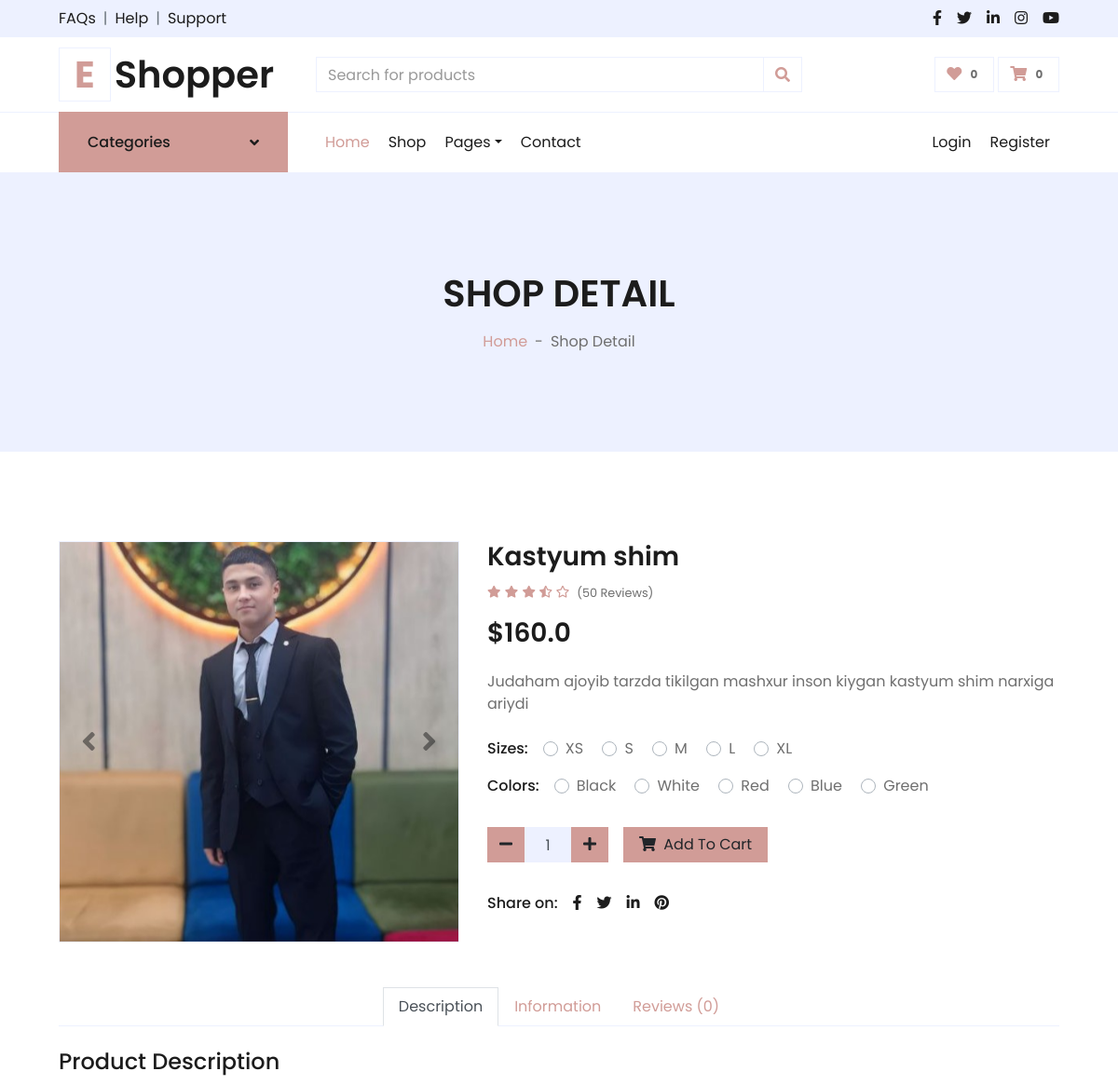
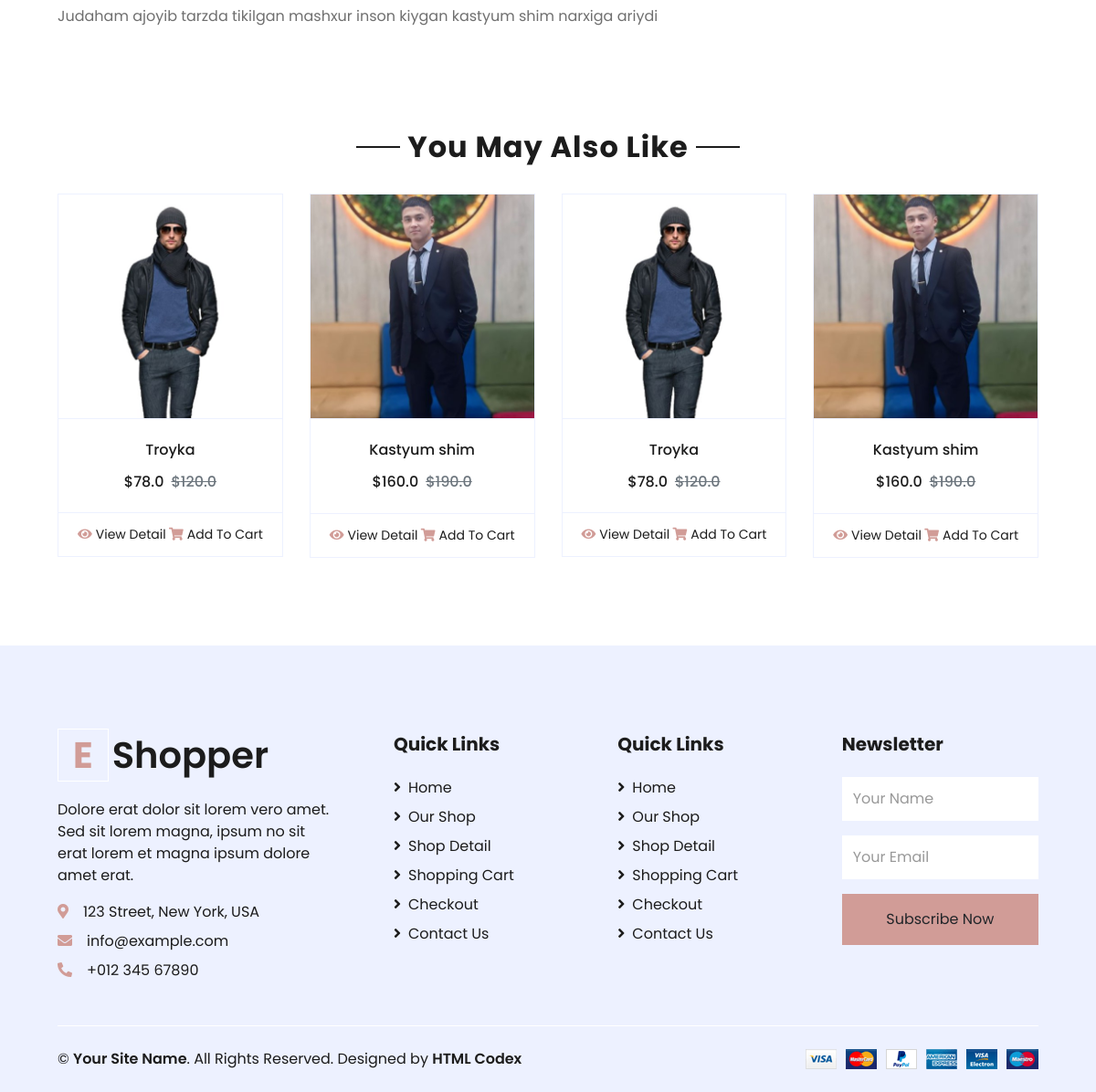
The page /detail/6/ (signed in) on the database its author committed (2 pictures, top to bottom).
### Shop/models.py (models this page shows)
class Product(models.Model):
    category = models.ForeignKey(Category, on_delete=models.CASCADE)
    img = models.ImageField(upload_to='Product_img/')
    name = models.CharField(max_length=255)
    body = models.TextField()
    price = models.FloatField()
    discount = models.FloatField(blank=True, null=True)
    quantity = models.FloatField()

### Shop/views.py (the view, shortened to what this page needs)
# urls.py: path('detail/<int:product_id>/', views.detail, name='detail'),
def detail(request, product_id):
    product = models.Product.objects.get(id=product_id)
    categories = models.Category.objects.all()
    products = models.Product.objects.all()
    comments = models.Comment.objects.filter(product=product)
    cart_info = CartAuthenTicatedUser(request).get_cart_info()
    context = {
        'product':product,
        'categories':categories,
        'products':products,
        'comments':comments,
        'cart_total_quantity':cart_info['cart_total_quantity']
    }
    return render(request, 'detail.html', context)

### Shop/models.py (called while the page is built)
    @property
    def get_cart_total_price(self):
        order_products = self.orderproduct_set.all()
        total_price = sum([product.get_cart_price for product in order_products])
        return total_price

    @property
    def get_cart_total_quantity(self):
        order_products = self.orderproduct_set.all()
        total_quantity =sum([product.quantity for product in order_products])
        return total_quantity

    @property
    def get_cart_price(self):
        total_price = self.quantity * self.product.price
        return total_price

### Shop/utils.py (called while the page is built)
    def get_cart_info(self):
        customer, created = models.Customer.objects.get_or_create(
            user = self.request.user,
        )
        order, created, = models.Order.objects.get_or_create(
            customer=customer
        )
        order_products = order.orderproduct_set.all()
        cart_total_price = order.get_cart_total_price
        cart_total_quantity = order.get_cart_total_quantity
        return{
            'order':order,
            'order_products':order_products,
            'cart_total_price':cart_total_price,
            'cart_total_quantity':cart_total_quantity
        }

### templates/detail.html (shortened to what this page needs)
{% extends 'base.html' %}
{% load static %}
{% block content %}
    <div class="container-fluid bg-secondary mb-5">
        <div class="d-flex flex-column align-items-center justify-content-center" style="min-height: 300px">
            <h1 class="font-weight-semi-bold text-uppercase mb-3">Shop Detail</h1>
            <div class="d-inline-flex">
                <p class="m-0"><a href="">Home</a></p>
                <p class="m-0 px-2">-</p>
                <p class="m-0">Shop Detail</p>
            </div>
        </div>
    </div>
    <div class="container-fluid py-5">
        <div class="row px-xl-5">
            <div class="col-lg-5 pb-5">
                <div id="product-carousel" class="carousel slide" data-ride="carousel">
                    <div class="carousel-inner border">
                        <div class="carousel-item active">
                            <img class="w-100 h-100" src="{{product.img.url}}" alt="Image">
                        </div>
                    </div>
                    <a class="carousel-control-prev" href="#product-carousel" data-slide="prev">
                        <i class="fa fa-2x fa-angle-left text-dark"></i>
                    </a>
                    <a class="carousel-control-next" href="#product-carousel" data-slide="next">
                        <i class="fa fa-2x fa-angle-right text-dark"></i>
                    </a>
                </div>
            </div>
            <div class="col-lg-7 pb-5">
                <h3 class="font-weight-semi-bold">{{ product.name }}</h3>
                <div class="d-flex mb-3">
                    <div class="text-primary mr-2">
                        <small class="fas fa-star"></small>
                        <small class="fas fa-star"></small>
                        <small class="fas fa-star"></small>
                        <small class="fas fa-star-half-alt"></small>
                        <small class="far fa-star"></small>
                    </div>
                    <small class="pt-1">(50 Reviews)</small>
                </div>
                <h3 class="font-weight-semi-bold mb-4">${{product.discount}}</h3>
                <p class="mb-4">{{product.body|truncatewords:20}}</p>
                <div class="d-flex mb-3">
                    <p class="text-dark font-weight-medium mb-0 mr-3">Sizes:</p>
                    <form>
                        <div class="custom-control custom-radio custom-control-inline">
                            <label class="custom-control-label" for="size-1">XS</label>
                        </div>
                        <div class="custom-control custom-radio custom-control-inline">
                            <label class="custom-control-label" for="size-2">S</label>
                        </div>
                        <div class="custom-control custom-radio custom-control-inline">
                            <label class="custom-control-label" for="size-3">M</label>
                        </div>
                        <div class="custom-control custom-radio custom-control-inline">
                            <label class="custom-control-label" for="size-4">L</label>
                        </div>
                        <div class="custom-control custom-radio custom-control-inline">
                            <label class="custom-control-label" for="size-5">XL</label>
                        </div>
                    </form>
                </div>
                <div class="d-flex mb-4">
                    <p class="text-dark font-weight-medium mb-0 mr-3">Colors:</p>
                    <form>
                        <div class="custom-control custom-radio custom-control-inline">
                            <label class="custom-control-label" for="color-1">Black</label>
                        </div>
                        <div class="custom-control custom-radio custom-control-inline">
                            <label class="custom-control-label" for="color-2">White</label>
                        </div>
                        <div class="custom-control custom-radio custom-control-inline">
                            <label class="custom-control-label" for="color-3">Red</label>
                        </div>
                        <div class="custom-control custom-radio custom-control-inline">
                            <label class="custom-control-label" for="color-4">Blue</label>
                        </div>
                        <div class="custom-control custom-radio custom-control-inline">
                            <label class="custom-control-label" for="color-5">Green</label>
                        </div>
                    </form>
                </div>
                <div class="d-flex align-items-center mb-4 pt-2">
                    <div class="input-group quantity mr-3" style="width: 130px;">
                        <div class="input-group-btn">
                            <button class="btn btn-primary btn-minus" >
                            <i class="fa fa-minus"></i>
                            </button>
                        </div>
                        <input type="text" class="form-control bg-secondary text-center" value="1">
                        <div class="input-group-btn">
                            <button class="btn btn-primary btn-plus">
                                <i class="fa fa-plus"></i>
                            </button>
                        </div>
                    </div>
                    <button class="btn btn-primary px-3"><i class="fa fa-shopping-cart mr-1"></i> Add To Cart</button>
                </div>
                <div class="d-flex pt-2">
                    <p class="text-dark font-weight-medium mb-0 mr-2">Share on:</p>
                    <div class="d-inline-flex">
                        <a class="text-dark px-2" href="">
                            <i class="fab fa-facebook-f"></i>
                        </a>
                        <a class="text-dark px-2" href="">
                            <i class="fab fa-twitter"></i>
                        </a>
                        <a class="text-dark px-2" href="">
                            <i class="fab fa-linkedin-in"></i>
                        </a>
                        <a class="text-dark px-2" href="">
                            <i class="fab fa-pinterest"></i>
                        </a>
                    </div>
                </div>
            </div>
        </div>
        <div class="row px-xl-5">
            <div class="col">
                <div class="nav nav-tabs justify-content-center border-secondary mb-4">
                    <a class="nav-item nav-link active" data-toggle="tab" href="#tab-pane-1">Description</a>
                    <a class="nav-item nav-link" data-toggle="tab" href="#tab-pane-2">Information</a>
                    <a class="nav-item nav-link" data-toggle="tab" href="#tab-pane-3">Reviews (0)</a>
                </div>
                <div class="tab-content">
                    <div class="tab-pane fade show active" id="tab-pane-1">
                        <h4 class="mb-3">Product Description</h4>
                       <p>{{product.body}}</p>
                    </div>
                </div>
            </div>
        </div>
    </div>
    <div class="container-fluid py-5">
        <div class="text-center mb-4">
            <h2 class="section-title px-5"><span class="px-2">You May Also Like</span></h2>
        </div>
        <div class="row px-xl-5">
            <div class="col">
                <div class="owl-carousel related-carousel">
                    {% for product in product.category.product_set.all %}
                    <div class="card product-item border-0">
                        <div class="card-header product-img position-relative overflow-hidden bg-transparent border p-0">
                            <img class="img-fluid w-100" src="{{product.img.url}}" alt="">
                        </div>
                        <div class="card-body border-left border-right text-center p-0 pt-4 pb-3">
                            <h6 class="text-truncate mb-3">{{product.name}}</h6>
                            <div class="d-flex justify-content-center">
                                <h6>${{product.discount}}</h6><h6 class="text-muted ml-2"><del>${{product.price}}</del></h6>
                            </div>
                        </div>
                        <div class="card-footer d-flex justify-content-between bg-light border">
                            <a href="{% url 'detail' product.id %}" class="btn btn-sm text-dark p-0"><i class="fas fa-eye text-primary mr-1"></i>View Detail</a>
                            <a href="{% url 'to_cart' product.pk 'add' %}" class="btn btn-sm text-dark p-0"><i class="fas fa-shopping-cart text-primary mr-1"></i>Add To Cart</a>
                        </div>
                    </div>
                    {% endfor %}
                </div>
            </div>
        </div>
    </div>
    {% endblock content %}

### rows shown on the page
Product: img (picture), name "Kastyum shim", discount "160.0", body "Judaham ajoyib tarzda tikilgan mashxur inson kiygan kastyum shim narxiga ariydi", price "190.0"
Product: img (picture), name "Troyka", discount "78.0", price "120.0"
